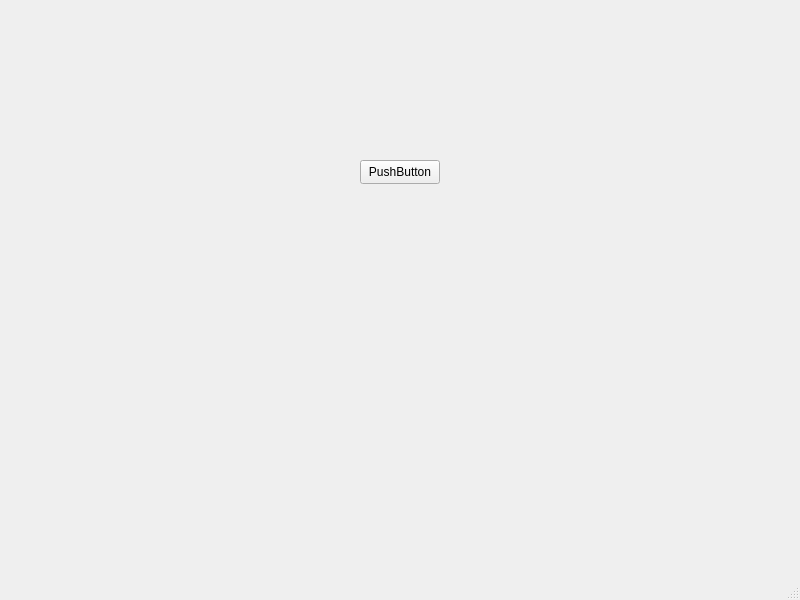
<?xml version="1.0" encoding="UTF-8"?>
<ui version="4.0">
 <class>MainWindow</class>
 <widget class="QMainWindow" name="MainWindow">
  <property name="geometry">
   <rect>
    <x>0</x>
    <y>0</y>
    <width>800</width>
    <height>600</height>
   </rect>
  </property>
  <property name="windowTitle">
   <string>MainWindow</string>
  </property>
  <widget class="QWidget" name="centralwidget">
   <widget class="JCalendarButton" name="pushButton">
    <property name="geometry">
     <rect>
      <x>360</x>
      <y>160</y>
      <width>80</width>
      <height>24</height>
     </rect>
    </property>
    <property name="text">
     <string>PushButton</string>
    </property>
   </widget>
  </widget>
  <widget class="QMenuBar" name="menubar">
   <property name="geometry">
    <rect>
     <x>0</x>
     <y>0</y>
     <width>800</width>
     <height>21</height>
    </rect>
   </property>
  </widget>
  <widget class="QStatusBar" name="statusbar"/>
 </widget>
 <customwidgets>
  <customwidget>
   <class>JCalendarButton</class>
   <extends>QPushButton</extends>
   <header location="global">jcalendarbutton.h</header>
  </customwidget>
 </customwidgets>
 <resources/>
 <connections/>
</ui>
